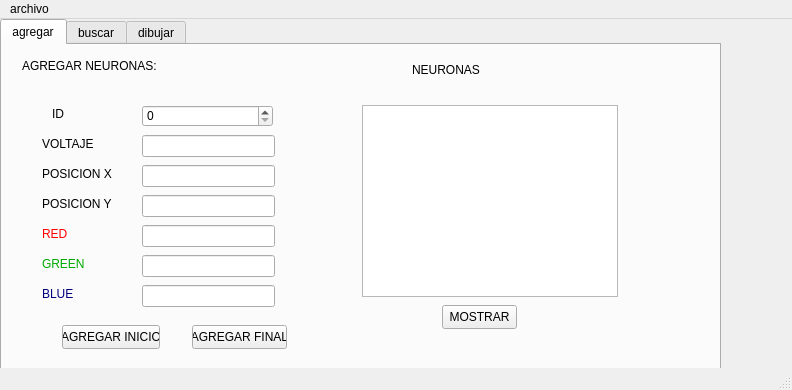
<?xml version="1.0" encoding="UTF-8"?>
<ui version="4.0">
 <class>MainWindow</class>
 <widget class="QMainWindow" name="MainWindow">
  <property name="geometry">
   <rect>
    <x>0</x>
    <y>0</y>
    <width>792</width>
    <height>390</height>
   </rect>
  </property>
  <property name="windowTitle">
   <string>MainWindow</string>
  </property>
  <widget class="QWidget" name="centralwidget">
   <widget class="QTabWidget" name="tabWidget">
    <property name="geometry">
     <rect>
      <x>0</x>
      <y>0</y>
      <width>721</width>
      <height>411</height>
     </rect>
    </property>
    <property name="currentIndex">
     <number>0</number>
    </property>
    <widget class="QWidget" name="widget">
     <attribute name="title">
      <string>agregar</string>
     </attribute>
     <widget class="QPlainTextEdit" name="plainTextEdit">
      <property name="geometry">
       <rect>
        <x>360</x>
        <y>60</y>
        <width>256</width>
        <height>192</height>
       </rect>
      </property>
     </widget>
     <widget class="QPushButton" name="botonmostrar">
      <property name="geometry">
       <rect>
        <x>440</x>
        <y>260</y>
        <width>75</width>
        <height>24</height>
       </rect>
      </property>
      <property name="text">
       <string>MOSTRAR</string>
      </property>
     </widget>
     <widget class="QLineEdit" name="line_blue">
      <property name="geometry">
       <rect>
        <x>140</x>
        <y>240</y>
        <width>133</width>
        <height>22</height>
       </rect>
      </property>
     </widget>
     <widget class="QSpinBox" name="spinBox">
      <property name="geometry">
       <rect>
        <x>140</x>
        <y>60</y>
        <width>131</width>
        <height>22</height>
       </rect>
      </property>
     </widget>
     <widget class="QLineEdit" name="line_voltaje">
      <property name="geometry">
       <rect>
        <x>140</x>
        <y>90</y>
        <width>133</width>
        <height>22</height>
       </rect>
      </property>
     </widget>
     <widget class="QLineEdit" name="line_posx">
      <property name="geometry">
       <rect>
        <x>140</x>
        <y>120</y>
        <width>133</width>
        <height>22</height>
       </rect>
      </property>
     </widget>
     <widget class="QLineEdit" name="line_posy">
      <property name="geometry">
       <rect>
        <x>140</x>
        <y>150</y>
        <width>133</width>
        <height>22</height>
       </rect>
      </property>
     </widget>
     <widget class="QLineEdit" name="line_red">
      <property name="geometry">
       <rect>
        <x>140</x>
        <y>180</y>
        <width>133</width>
        <height>22</height>
       </rect>
      </property>
     </widget>
     <widget class="QLineEdit" name="line_green">
      <property name="geometry">
       <rect>
        <x>140</x>
        <y>210</y>
        <width>133</width>
        <height>22</height>
       </rect>
      </property>
     </widget>
     <widget class="QPushButton" name="botonagregarfinal">
      <property name="geometry">
       <rect>
        <x>190</x>
        <y>280</y>
        <width>95</width>
        <height>24</height>
       </rect>
      </property>
      <property name="text">
       <string>AGREGAR FINAL</string>
      </property>
     </widget>
     <widget class="QPushButton" name="botonagregainicio">
      <property name="geometry">
       <rect>
        <x>60</x>
        <y>280</y>
        <width>98</width>
        <height>24</height>
       </rect>
      </property>
      <property name="text">
       <string>AGREGAR INICIO</string>
      </property>
     </widget>
     <widget class="QLabel" name="label_9">
      <property name="geometry">
       <rect>
        <x>40</x>
        <y>240</y>
        <width>45</width>
        <height>18</height>
       </rect>
      </property>
      <property name="styleSheet">
       <string notr="true">color: rgb(0, 0, 127);
font: 700 12pt &quot;Arial&quot;;</string>
      </property>
      <property name="text">
       <string>BLUE</string>
      </property>
     </widget>
     <widget class="QLabel" name="label_8">
      <property name="geometry">
       <rect>
        <x>40</x>
        <y>210</y>
        <width>58</width>
        <height>18</height>
       </rect>
      </property>
      <property name="styleSheet">
       <string notr="true">color: rgb(0, 170, 0);
font: 700 12pt &quot;Arial&quot;;</string>
      </property>
      <property name="text">
       <string>GREEN</string>
      </property>
     </widget>
     <widget class="QLabel" name="label_7">
      <property name="geometry">
       <rect>
        <x>40</x>
        <y>180</y>
        <width>35</width>
        <height>18</height>
       </rect>
      </property>
      <property name="styleSheet">
       <string notr="true">color: rgb(255, 0, 0);
font: 700 12pt &quot;Arial&quot;;
gridline-color: rgb(85, 0, 255);</string>
      </property>
      <property name="text">
       <string>RED</string>
      </property>
     </widget>
     <widget class="QLabel" name="label_6">
      <property name="geometry">
       <rect>
        <x>40</x>
        <y>150</y>
        <width>93</width>
        <height>18</height>
       </rect>
      </property>
      <property name="styleSheet">
       <string notr="true">font: 700 12pt &quot;Arial&quot;;</string>
      </property>
      <property name="text">
       <string>POSICION Y</string>
      </property>
     </widget>
     <widget class="QLabel" name="label_5">
      <property name="geometry">
       <rect>
        <x>40</x>
        <y>120</y>
        <width>93</width>
        <height>18</height>
       </rect>
      </property>
      <property name="styleSheet">
       <string notr="true">font: 700 12pt &quot;Arial&quot;;</string>
      </property>
      <property name="text">
       <string>POSICION X</string>
      </property>
     </widget>
     <widget class="QLabel" name="label_4">
      <property name="geometry">
       <rect>
        <x>40</x>
        <y>90</y>
        <width>72</width>
        <height>18</height>
       </rect>
      </property>
      <property name="styleSheet">
       <string notr="true">font: 700 12pt &quot;Arial&quot;;</string>
      </property>
      <property name="text">
       <string>VOLTAJE</string>
      </property>
     </widget>
     <widget class="QLabel" name="label_3">
      <property name="geometry">
       <rect>
        <x>50</x>
        <y>60</y>
        <width>16</width>
        <height>18</height>
       </rect>
      </property>
      <property name="whatsThis">
       <string>&lt;html&gt;&lt;head/&gt;&lt;body&gt;&lt;p&gt;&lt;span style=&quot; font-size:12pt;&quot;&gt;ID&lt;/span&gt;&lt;/p&gt;&lt;/body&gt;&lt;/html&gt;</string>
      </property>
      <property name="styleSheet">
       <string notr="true">font: 700 12pt &quot;Arial&quot;;</string>
      </property>
      <property name="text">
       <string>ID</string>
      </property>
     </widget>
     <widget class="QLabel" name="label_2">
      <property name="geometry">
       <rect>
        <x>20</x>
        <y>10</y>
        <width>213</width>
        <height>22</height>
       </rect>
      </property>
      <property name="styleSheet">
       <string notr="true">font: 700 14pt &quot;Arial&quot;;</string>
      </property>
      <property name="text">
       <string>AGREGAR NEURONAS:</string>
      </property>
     </widget>
     <widget class="QLabel" name="label">
      <property name="geometry">
       <rect>
        <x>410</x>
        <y>10</y>
        <width>134</width>
        <height>30</height>
       </rect>
      </property>
      <property name="styleSheet">
       <string notr="true">font: 900 16pt &quot;Arial&quot;;</string>
      </property>
      <property name="text">
       <string>NEURONAS</string>
      </property>
     </widget>
    </widget>
    <widget class="QWidget" name="widget">
     <attribute name="title">
      <string>buscar</string>
     </attribute>
     <widget class="QPushButton" name="boton_buscar">
      <property name="geometry">
       <rect>
        <x>30</x>
        <y>200</y>
        <width>121</width>
        <height>31</height>
       </rect>
      </property>
      <property name="text">
       <string>Buscar</string>
      </property>
     </widget>
     <widget class="QPushButton" name="boton_mostrartabla">
      <property name="geometry">
       <rect>
        <x>30</x>
        <y>10</y>
        <width>121</width>
        <height>31</height>
       </rect>
      </property>
      <property name="text">
       <string>Mostrar tabla</string>
      </property>
     </widget>
     <widget class="QLineEdit" name="line_buscar">
      <property name="geometry">
       <rect>
        <x>30</x>
        <y>170</y>
        <width>121</width>
        <height>21</height>
       </rect>
      </property>
      <property name="statusTip">
       <string/>
      </property>
      <property name="accessibleName">
       <string/>
      </property>
      <property name="accessibleDescription">
       <string/>
      </property>
      <property name="autoFillBackground">
       <bool>false</bool>
      </property>
      <property name="inputMask">
       <string/>
      </property>
      <property name="text">
       <string/>
      </property>
      <property name="frame">
       <bool>true</bool>
      </property>
      <property name="placeholderText">
       <string>ID</string>
      </property>
     </widget>
     <widget class="QLabel" name="label_10">
      <property name="geometry">
       <rect>
        <x>30</x>
        <y>130</y>
        <width>131</width>
        <height>21</height>
       </rect>
      </property>
      <property name="styleSheet">
       <string notr="true">color: rgb(0, 0, 127);
font: 700 12pt &quot;Arial&quot;;</string>
      </property>
      <property name="text">
       <string>Buscar Neurona</string>
      </property>
     </widget>
     <widget class="QTableWidget" name="tableWidget">
      <property name="geometry">
       <rect>
        <x>220</x>
        <y>10</y>
        <width>371</width>
        <height>221</height>
       </rect>
      </property>
     </widget>
    </widget>
    <widget class="QWidget" name="tab">
     <attribute name="title">
      <string>dibujar</string>
     </attribute>
     <widget class="QPushButton" name="dibujar_pushButton">
      <property name="geometry">
       <rect>
        <x>430</x>
        <y>280</y>
        <width>141</width>
        <height>31</height>
       </rect>
      </property>
      <property name="text">
       <string>DIBUJAR NEURONA</string>
      </property>
     </widget>
     <widget class="QPushButton" name="limpiar_pushButton_2">
      <property name="geometry">
       <rect>
        <x>110</x>
        <y>280</y>
        <width>151</width>
        <height>31</height>
       </rect>
      </property>
      <property name="text">
       <string>LIMPIAR</string>
      </property>
     </widget>
     <widget class="QGraphicsView" name="grafico">
      <property name="geometry">
       <rect>
        <x>10</x>
        <y>10</y>
        <width>661</width>
        <height>251</height>
       </rect>
      </property>
     </widget>
    </widget>
   </widget>
  </widget>
  <widget class="QMenuBar" name="menubar">
   <property name="geometry">
    <rect>
     <x>0</x>
     <y>0</y>
     <width>792</width>
     <height>22</height>
    </rect>
   </property>
   <widget class="QMenu" name="menuarchivo">
    <property name="title">
     <string>archivo</string>
    </property>
    <addaction name="separator"/>
    <addaction name="actionguardar"/>
    <addaction name="actionabrir"/>
   </widget>
   <addaction name="menuarchivo"/>
  </widget>
  <widget class="QStatusBar" name="statusbar"/>
  <action name="actionguardar">
   <property name="text">
    <string>guardar</string>
   </property>
   <property name="shortcut">
    <string>Ctrl+G</string>
   </property>
  </action>
  <action name="actionabrir">
   <property name="text">
    <string>abrir</string>
   </property>
   <property name="shortcut">
    <string>Ctrl+O</string>
   </property>
  </action>
 </widget>
 <resources/>
 <connections/>
</ui>
